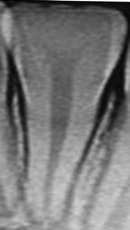
#> input picture 1 root/tooth10.jpg, 130 x 230 px, found by its file name; its folder holds only this picture in this run
$ jupyter execute --allow-errors preprocessing.ipynb
#> lines starting #> are read from the running program, lines starting #| are printed output that depends on the picture
[cell 1]
import numpy as np
import matplotlib.pyplot as plt
import os
import cv2

[cell 2]
DATADIR = 'C:/Users/USER/Desktop/xrays database'
CATEGORIES = ['1 root','2 or more roots']

for category in CATEGORIES:
    path = os.path.join(DATADIR,category)
    for img in os.listdir(path):
        img_array = cv2.imread(os.path.join(path,img),cv2.IMREAD_GRAYSCALE)
#> img_array is the input picture: shape (230, 130); min 0, max 255, mean 119.1
        plt.imshow(img_array,cmap = "gray")
        plt.show()
        break
    break

[cell 3]
print(img_array)
#> (printed output is left out)

[cell 4]
IMG_SIZE = 80
new_array = cv2.resize(img_array,(IMG_SIZE, IMG_SIZE))
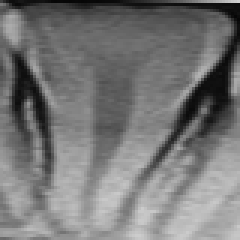
#> new_array: shape (80, 80) (shown 3 times larger); min 6, max 210, mean 118.8
plt.imshow(new_array,cmap = 'gray')
plt.show()

[cell 5]
training_data = []
def create_training_data():
    for category in CATEGORIES:
        path = os.path.join(DATADIR,category)
        class_num = CATEGORIES.index(category)
        for img in os.listdir(path):
            try:
                img_array = cv2.imread(os.path.join(path,img),cv2.IMREAD_GRAYSCALE)
                new_array = cv2.resize(img_array,(IMG_SIZE, IMG_SIZE))
                training_data.append([new_array,class_num])
            except Exception as e:
                pass
CATEGORIES2 = ['1 root(test)','2 or more roots(test)']
testing_data = []
def create_testing_data():
    for category in CATEGORIES2:
        class_num = CATEGORIES2.index(category)
        path = os.path.join(DATADIR,category)
        for img in os.listdir(path):
            try:
                test_img_array = cv2.imread(os.path.join(path,img),cv2.IMREAD_GRAYSCALE)
                test_new_array = cv2.resize(test_img_array,(IMG_SIZE, IMG_SIZE))
                testing_data.append([test_new_array,class_num])
            except Exception as e:
                pass

#> (a cell that did not finish here is left out)

[cell 7]
print(len(training_data))
#| 1
print(len(testing_data))

[cell 8]
import random
random.shuffle(training_data)
random.shuffle(testing_data)

[cell 9]
for sample in training_data[:10]:
    print(sample[1])
#> this loop made 1 pass
#| 0

[cell 10]
x = []
y = []
for features,label in training_data:
    x.append(features)
    y.append(label)
#> this loop made 1 pass
#> label on pass 1: 0
#> after the loop, x = 1 item; y = [0]
x = np.array(x).reshape(-1,IMG_SIZE,IMG_SIZE,1)

p=[]
q=[]
for features,label in testing_data:
    p.append(features)
    q.append(label)
#> after the loop, p = []; q = []
p = np.array(p).reshape(-1,IMG_SIZE,IMG_SIZE,1)
#> p = empty array

[cell 11]
print(q)
